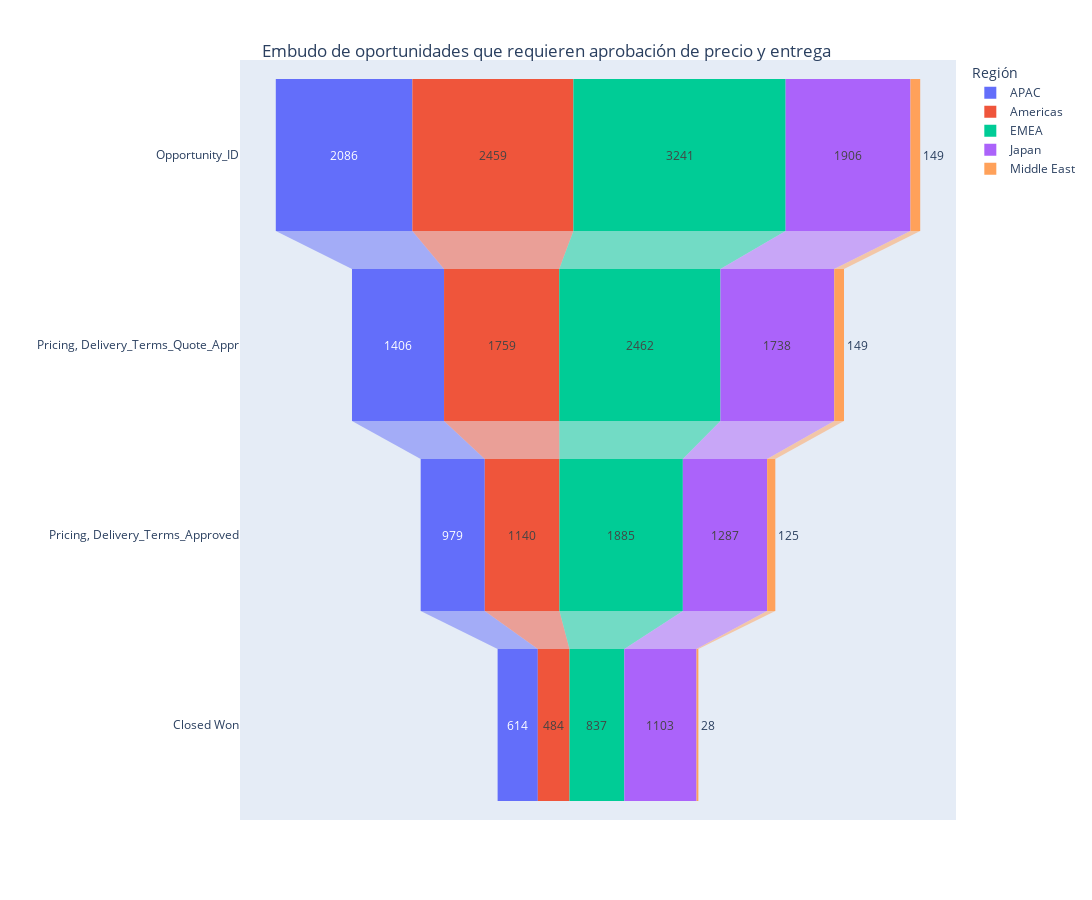

Notebook code cell kept with this figure:
### Code cell
fig = go.Figure(px.funnel(df_bin, x='value', y='variable', color='Region', labels=dict(variable='', Region="Región"), width=1200, height=900))

fig.update_layout(title={'text': "Embudo de oportunidades que requieren aprobación de precio y entrega",
        'y':0.95,
        'x':0.5,
        'xanchor': 'center',
        'yanchor': 'top'})
fig.show()

### Figure 1 — Plotly figure (JSON) as saved in the notebook; plotly's stock layout.template omitted (floating-point values rounded to 4 significant figures)
{"data": [{"hovertemplate": "Región=APAC<br>value=%{x}<br>=%{y}<extra></extra>", "legendgroup": "APAC", "marker": {"color": "#636efa"}, "name": "APAC", "orientation": "h", "showlegend": true, "type": "funnel", "x": [2086, 1406, 979, 614], "xaxis": "x", "y": ["Opportunity_ID", "Pricing, Delivery_Terms_Quote_Appr", "Pricing, Delivery_Terms_Approved", "Closed Won"], "yaxis": "y"}, {"hovertemplate": "Región=Americas<br>value=%{x}<br>=%{y}<extra></extra>", "legendgroup": "Americas", "marker": {"color": "#EF553B"}, "name": "Americas", "orientation": "h", "showlegend": true, "type": "funnel", "x": [2459, 1759, 1140, 484], "xaxis": "x", "y": ["Opportunity_ID", "Pricing, Delivery_Terms_Quote_Appr", "Pricing, Delivery_Terms_Approved", "Closed Won"], "yaxis": "y"}, {"hovertemplate": "Región=EMEA<br>value=%{x}<br>=%{y}<extra></extra>", "legendgroup": "EMEA", "marker": {"color": "#00cc96"}, "name": "EMEA", "orientation": "h", "showlegend": true, "type": "funnel", "x": [3241, 2462, 1885, 837], "xaxis": "x", "y": ["Opportunity_ID", "Pricing, Delivery_Terms_Quote_Appr", "Pricing, Delivery_Terms_Approved", "Closed Won"], "yaxis": "y"}, {"hovertemplate": "Región=Japan<br>value=%{x}<br>=%{y}<extra></extra>", "legendgroup": "Japan", "marker": {"color": "#ab63fa"}, "name": "Japan", "orientation": "h", "showlegend": true, "type": "funnel", "x": [1906, 1738, 1287, 1103], "xaxis": "x", "y": ["Opportunity_ID", "Pricing, Delivery_Terms_Quote_Appr", "Pricing, Delivery_Terms_Approved", "Closed Won"], "yaxis": "y"}, {"hovertemplate": "Región=Middle East<br>value=%{x}<br>=%{y}<extra></extra>", "legendgroup": "Middle East", "marker": {"color": "#FFA15A"}, "name": "Middle East", "orientation": "h", "showlegend": true, "type": "funnel", "x": [149, 149, 125, 28], "xaxis": "x", "y": ["Opportunity_ID", "Pricing, Delivery_Terms_Quote_Appr", "Pricing, Delivery_Terms_Approved", "Closed Won"], "yaxis": "y"}], "layout": {"height": 900, "legend": {"title": {"text": "Región"}, "tracegroupgap": 0}, "margin": {"t": 60}, "title": {"text": "Embudo de oportunidades que requieren aprobación de precio y entrega", "x": 0.5, "xanchor": "center", "y": 0.95, "yanchor": "top"}, "width": 1200, "xaxis": {"anchor": "y", "domain": [0, 1], "title": {"text": "value"}}, "yaxis": {"anchor": "x", "domain": [0, 1], "title": {"text": ""}}}}
